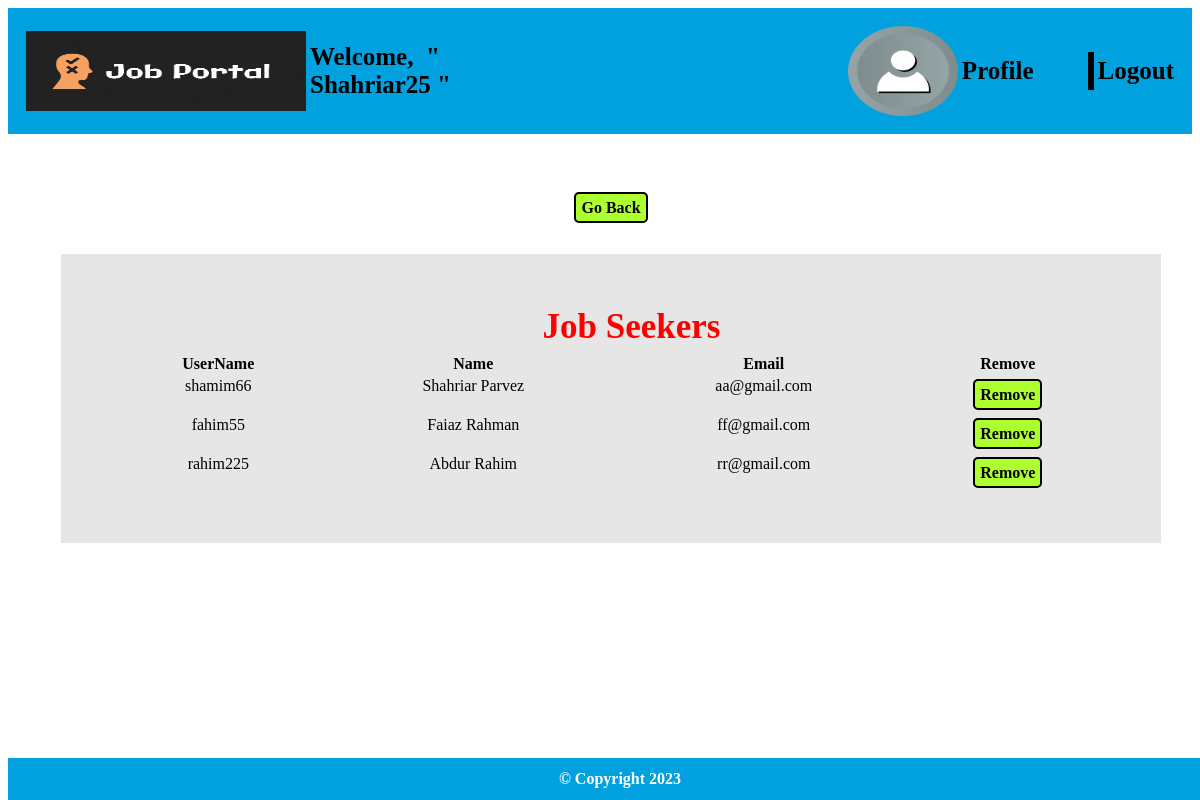
Screenshot of /view/admin_sek.php (signed in) with the database file from the repository.
### tables this page shows
CREATE TABLE `seekerinfo` (
  `id` int NOT NULL,
  `userID` int DEFAULT NULL,
  `name` varchar(50) NOT NULL,
  `prof_title` varchar(50) DEFAULT NULL,
  `gender` varchar(10) DEFAULT NULL,
  `age` int DEFAULT NULL,
  `cgpa` varchar(200) DEFAULT NULL,
  `salary` int DEFAULT NULL,
  `experience` varchar(500) DEFAULT NULL,
  `website` varchar(100) DEFAULT NULL,
  `aboutMe` mediumtext,
  `phone` varchar(100) DEFAULT NULL,
  `email` varchar(50) NOT NULL,
  `address` varchar(100) DEFAULT NULL,
  `city` varchar(100) DEFAULT NULL,
  `google` varchar(100) DEFAULT NULL,
  `twitter` varchar(100) DEFAULT NULL,
  `facebook` varchar(100) DEFAULT NULL,
  `linkedin` varchar(100) DEFAULT NULL,
  `projects` varchar(100) DEFAULT NULL,
  `file_name` varchar(500) DEFAULT NULL,
  `picture` varchar(500) DEFAULT NULL
);

### model/userModel.php (called while the page is built, shortened)
<?php
    function getCurrentPictureFilename($adminId) {
        $conn = getConnection();
        $sql = "SELECT fileMetaData FROM admin_data WHERE userID = $adminId";
        $result = mysqli_query($conn, $sql);
        if ($result !== false && mysqli_num_rows($result) > 0) {
            $row = mysqli_fetch_assoc($result);
            return $row['fileMetaData'];
        } else {
            return 'default_picture.png';
        }
    }
    function ahNameShow($loginID){
        $conn = getConnection();
        $sql = "SELECT * FROM login WHERE id=$loginID;";
        $result = mysqli_query($conn,$sql);
        $row = mysqli_fetch_assoc($result);
        return $row;
    }
    function getJobSeekers() {
        $conn = getConnection();
        $sql = "SELECT * FROM seekerinfo";
        $result = mysqli_query($conn, $sql);
        $jobSeekers = [];
        while ($row = mysqli_fetch_assoc($result)) {
            array_push($jobSeekers, $row);
        }
        return $jobSeekers;
    }
    function getUsernameByUserID($userID) {
        $conn = getConnection();
        $sql = "SELECT username FROM login WHERE id = $userID";
        $result = mysqli_query($conn, $sql);
        $usernameData = mysqli_fetch_assoc($result);
        return $usernameData['username'];
    }
?>

### view/admin_sek.php (the view, shortened to what this page needs)
<html>
    <head>
        <?php
            include_once "admin_header.php";
            require_once "../model/userModel.php";
            $jobSeekers = getJobSeekers();
        ?>
        <link rel="stylesheet" href="../asset/css/admin_sek.css">
    </head>
    <body>
        <table align="center" width="1000px" id="tt1">
            <tr align="center">
                <td>
                    <table>
                        <tr>
                            <td>
                                <a class="styled" href="admin.php">Go Back</a>
                            </td>
                        </tr>
                        <tr>
                            <td>&nbsp</td>
                        </tr>
                    </table>
                </td>
            </tr>
            <tr align="center">
                <td>
                    <div id="dd1">
                        <table width="1000px" id="tt2">
                                <tr>
                                    <td colspan="4" id="td001"><b>Job Seekers</b></td>
                                </tr>
                                <tr>
                                    <th>UserName</th>
                                    <th>Name</th>
                                    <th>Email</th>
                                    <th>Remove</th>
                                </tr>
                                <?php
                                for($i=0;$i<count($jobSeekers);$i++) {
                                    $userID = $jobSeekers[$i]['userID'];
                                    $username = getUsernameByUserID($userID);
                                ?>
                                <tr>
                                    <td id="tdX"><?php echo $username;?> </td>
                                    <td id="tdX"><?php echo $jobSeekers[$i]['name'] ?></td>
                                    <td id="tdX"><?php echo $jobSeekers[$i]['email'] ?></td>
                                    <td id="tdX">
                                        <a href="../controller/admin_sek_controller.php?remove=<?=$userID?>" class="styled">Remove</a>
                                    </td>
                                </tr>
                                <?php
                                }
                                ?>
                        </table>
                    </div>
                </td>
            </tr>
        </table>
    </body>
</html>
<?php include_once "footer.php"; ?>

### view/admin_header.php (shortened to what this page needs)
<?php
    require_once("../model/userModel.php");
    $encryptionKey = "kieuTTQQpl)(8!nn";
    $adminId = openssl_decrypt($_COOKIE['aid'], 'aes-256-cbc', $encryptionKey, 0, $encryptionKey);
    $currentPicture = getCurrentPictureFilename($adminId);
    if ($currentPicture === '0') {
        $currentPicture = 'default_picture.png';
    }
?>
<html>
    <head>
    </head>
    <body>
        <div>
            <table width="100%" style="padding:15px;background-color:#00a1de;font-family:Verdana;">
                <tr>
                    <td width="" align="left"><img src="../asset/logo.png" alt="" srcset="" height="80" width="280"></td>
                    <td width="" align="left" style="font-size:25px; padding-right:300px; font-weight:bold">Welcome,&nbsp&nbsp"
                        <?php
                            if(isset($_COOKIE['aid'])){
                                $row = ahNameShow($adminId);
                                echo $row['username'];
                            }
                            else {
                                echo "Unknown..!";
                            }
                        ?> "
                    </td>
                    <td>
                    <img src="../asset/admin_uploaded/<?php echo $currentPicture; ?>" alt="Current Profile Picture" style="height: 90px; width:110px">
                    </td>
                    <td width="" align="right">
                        <a href="admin_profile/profile_info.php" style="text-decoration : none; font-size:25px; color:black; font-weight:bold">Profile</a>
                    </td>
                    <td><div style="border-left: 6px solid black; height: 38px; left: 50%; margin-left:50px"></div></td>
                    <td width="" align="right">
                        <a href="../controller/logout.php?msg=ra" style="text-decoration : none; font-size:25px; color:black; font-weight:bold">Logout</a>
                    </td>
                </tr>
            </table>
        </div>
    </body>
</html>

### view/footer.php (shortened to what this page needs)
<html>
<head>
</head>
<body>
    <div class="footer">
        &copy; Copyright 2023
    </div>
</body>
</html>

### asset/css/admin_sek.css (style rules this page uses)
.styled { background-color: greenyellow; color: black; border: 2px solid black; border-radius: 5px; padding: 5px; text-decoration: none; font-weight: bold; cursor: pointer; line-height: 35px; }
#tt1 { padding: 50px; font-family: Verdana; }
#dd1 { background-color: #e6e6e6; padding: 50px; }
#tt2 { text-align: center; }
#td001 { font-size: 35px; font-weight: bold; color: #FF0000; text-align: center; padding-left:42px; padding-bottom:5px; }
#tdX { vertical-align: top; }

### view/footer.php (style rules this page uses)
.footer { background-color: #00a1de; color: white; font-family: Verdana; padding: 12px; position: fixed; bottom: 0; width: 100%; text-align: center; font-weight: bold; }

### rows the page displays
seekerinfo: userID.username "shamim66", name "Shahriar Parvez", email "aa@gmail.com"
seekerinfo: userID.username "fahim55", name "Faiaz Rahman", email "ff@gmail.com"
seekerinfo: userID.username "rahim225", name "Abdur Rahim", email "rr@gmail.com"

### other values shown
$row['username'] "Shahriar25"
